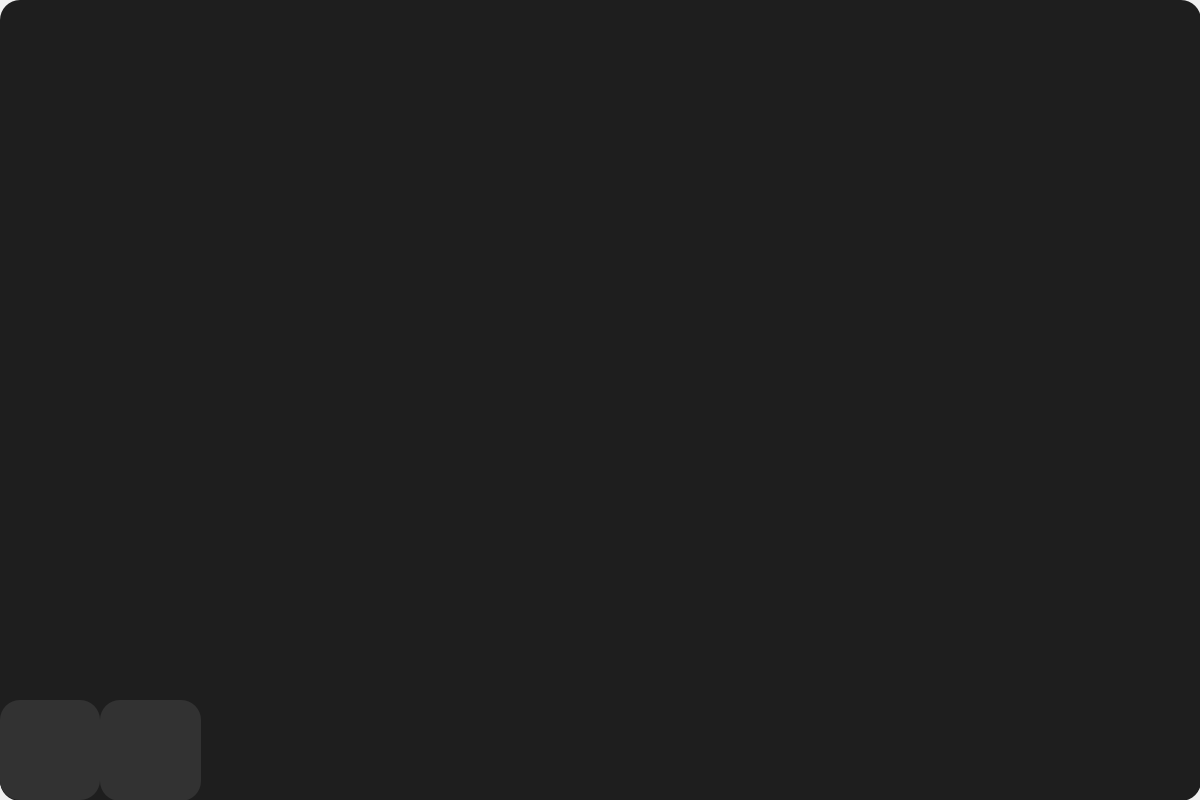
<?xml version="1.0" encoding="UTF-8"?>
<ui version="4.0">
 <class>MainWindow</class>
 <widget class="QMainWindow" name="MainWindow">
  <property name="geometry">
   <rect>
    <x>0</x>
    <y>0</y>
    <width>1200</width>
    <height>800</height>
   </rect>
  </property>
  <property name="windowTitle">
   <string>Roshan OS</string>
  </property>
  <property name="windowIcon">
   <iconset resource="resources.qrc">
    <normaloff>:/textures/startmenu.png</normaloff>:/textures/startmenu.png</iconset>
  </property>
  <widget class="QWidget" name="centralwidget">
   <property name="styleSheet">
    <string notr="true">color: rgba(30, 30, 30, 1);</string>
   </property>
   <widget class="QLabel" name="background">
    <property name="geometry">
     <rect>
      <x>0</x>
      <y>0</y>
      <width>1201</width>
      <height>801</height>
     </rect>
    </property>
    <property name="styleSheet">
     <string notr="true">background-color: rgb(30, 30, 30);
border-radius: 20px;</string>
    </property>
    <property name="text">
     <string/>
    </property>
    <property name="pixmap">
     <pixmap resource="resources.qrc">:/textures/background7.png</pixmap>
    </property>
    <property name="scaledContents">
     <bool>true</bool>
    </property>
   </widget>
   <widget class="QFrame" name="taskbar">
    <property name="geometry">
     <rect>
      <x>0</x>
      <y>700</y>
      <width>1201</width>
      <height>100</height>
     </rect>
    </property>
    <property name="autoFillBackground">
     <bool>false</bool>
    </property>
    <property name="styleSheet">
     <string notr="true">background: rgba(30, 30, 30, 1);
border-radius: 20px;</string>
    </property>
    <property name="frameShape">
     <enum>QFrame::Shape::StyledPanel</enum>
    </property>
    <property name="frameShadow">
     <enum>QFrame::Shadow::Raised</enum>
    </property>
    <widget class="QPushButton" name="StartMenuButton">
     <property name="geometry">
      <rect>
       <x>0</x>
       <y>0</y>
       <width>100</width>
       <height>100</height>
      </rect>
     </property>
     <property name="font">
      <font>
       <family>JetBrains Mono</family>
       <pointsize>20</pointsize>
       <bold>true</bold>
      </font>
     </property>
     <property name="styleSheet">
      <string notr="true">color: white;
background-color: rgba(50, 50, 50, 1);
border-radius: 20px;</string>
     </property>
     <property name="text">
      <string/>
     </property>
     <property name="icon">
      <iconset resource="resources.qrc">
       <normaloff>:/textures/startmenu.png</normaloff>:/textures/startmenu.png</iconset>
     </property>
     <property name="iconSize">
      <size>
       <width>100</width>
       <height>100</height>
      </size>
     </property>
    </widget>
    <widget class="QPushButton" name="calculatorbtn">
     <property name="geometry">
      <rect>
       <x>100</x>
       <y>0</y>
       <width>101</width>
       <height>101</height>
      </rect>
     </property>
     <property name="styleSheet">
      <string notr="true">background-color: rgba(50, 50, 50, 1);
color: white;
border-radius: 20px;</string>
     </property>
     <property name="text">
      <string/>
     </property>
     <property name="icon">
      <iconset resource="resources.qrc">
       <normaloff>:/textures/calculator.png</normaloff>:/textures/calculator.png</iconset>
     </property>
     <property name="iconSize">
      <size>
       <width>100</width>
       <height>100</height>
      </size>
     </property>
    </widget>
   </widget>
   <widget class="QFrame" name="StartMenu">
    <property name="enabled">
     <bool>true</bool>
    </property>
    <property name="geometry">
     <rect>
      <x>10</x>
      <y>280</y>
      <width>300</width>
      <height>400</height>
     </rect>
    </property>
    <property name="autoFillBackground">
     <bool>false</bool>
    </property>
    <property name="styleSheet">
     <string notr="true">background-color: rgba(30, 30, 30, 1);
border-radius: 20px;</string>
    </property>
    <property name="frameShape">
     <enum>QFrame::Shape::StyledPanel</enum>
    </property>
    <property name="frameShadow">
     <enum>QFrame::Shadow::Raised</enum>
    </property>
   </widget>
  </widget>
 </widget>
 <resources>
  <include location="resources.qrc"/>
 </resources>
 <connections/>
</ui>
